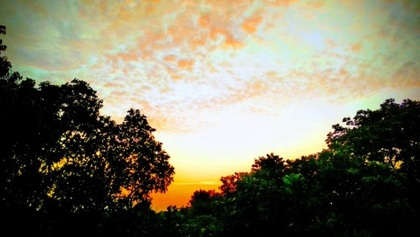
%> input picture Practical 3/image1.jpg, 420 x 237 px, shrunk from 568 x 320 before the run
$ octave HistogramEqualization.m   (GNU Octave 9; MATLAB toolbox functions it lacks are replaced by stand-ins)
%> lines starting %> are read from the running program, lines starting %| are printed output that depends on the picture
original = imread('image1.jpg');
%> original is the input picture: size 237x420x3 uint8; mean R, G, B 124.9, 121.2, 101.2
[row, col] = size(original);
%> row = 237; col = 1260
numofpixels = uint64(row* col);
%> numofpixels = 298620

freq = zeros(1, 256);
out = zeros(1, 256);
cf = uint64(0);

for x = 1:row
    for y = 1:col
        i = original(x,y);
        freq(i+1) = freq (i+1) + 1;
    end
end
%> after the loop, freq = 256 values, max 38413 at index 1, min 0 at index 256, mean 1166.5

for x = 1:256
    cf = cf + freq(x);
    cdf = double (cf) / double (numofpixels)* 255.0;
    out(x) = uint8(round(cdf));
end
%> this loop made 256 passes
%> (cf, cdf) on passes 1 to 3: (38413, 32.8), (53765, 45.91), (65013, 55.52)
%> after the loop, cf = 298620; out = 256 values from 33 to 255

eq_img = uint8(zeros(row, col));

for x = 1:row
    for y = 1:col
        eq_img(x,y) = out(original (x,y) + 1);
    end
end
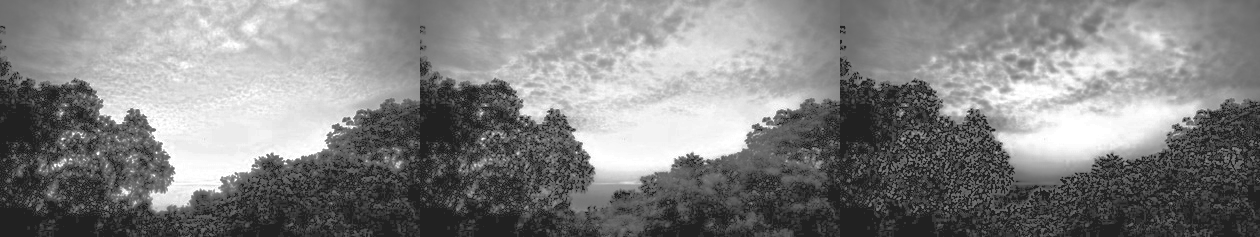
%> eq_img: size 237x1260 uint8; min 33, max 255, mean 130.8

subplot (2,2,1), imshow(original), title('Original Image');
subplot (2,2,2), imshow(eq_img), title('Image after Equalization');
subplot (2,2,3), imhist (original), title("Original Histogram");
subplot (2,2,4), imhist (eq_img), title("After Histogram Equalization");
%> after `title("After Histogram Equalization")`:
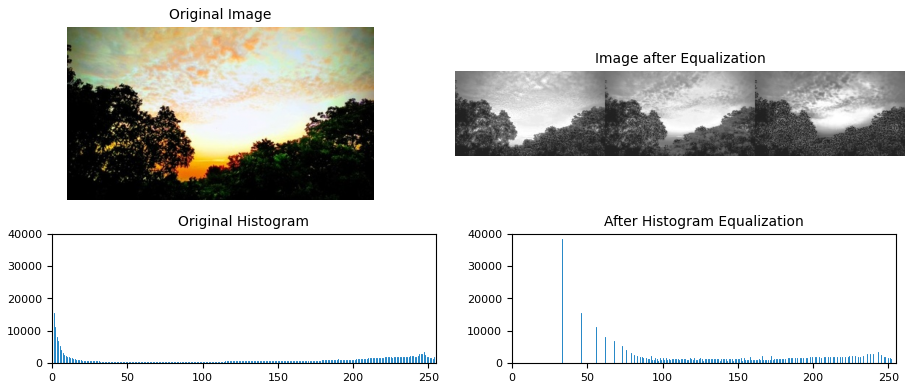
%> figure redrawn from the program's plot data, 4 panels
